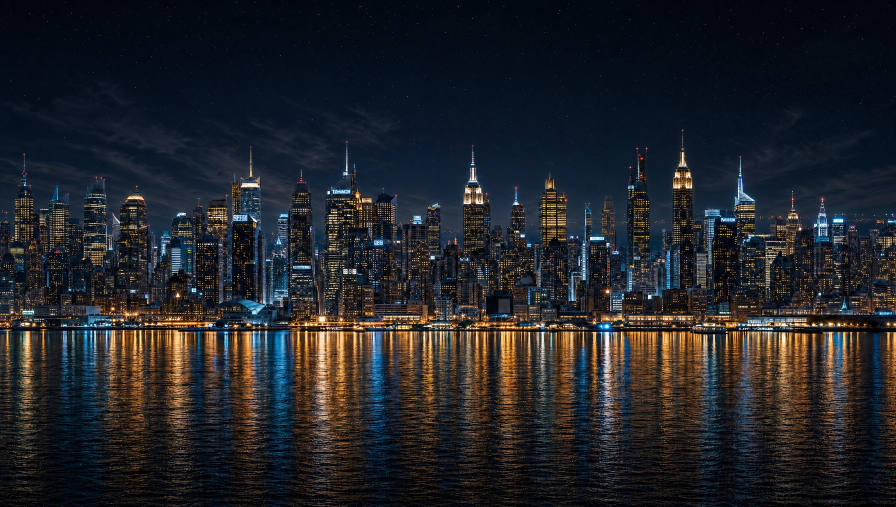
#> input picture javascript/packages/prototypes/ai-slop/studio-background/studio-background-gameshow-2/src/assets/background-city-sky.jpg, 2688 x 1520 px, given in place of background-city-sky.png, which was not available (shown at 1/3 size)
$ python build-water.py
#> lines starting #> are read from the running program, lines starting #| are printed output that depends on the picture; pictures that were not available may be replaced by others from this repository, and a replacement may not be noted
"""Cuts the water out of assets/background-city-sky.png for the water band.

The water starts below the dark pier strip and its shadow (rows 978-995); the city crop
(scripts/build-skyline.py) ends above that strip. The plate gets seamless left and right edges:
the shader tiles it around the horizon.
Run: python3 scripts/build-water.py
"""
from pathlib import Path

import numpy as np
from PIL import Image

ROOT = Path(__file__).resolve().parent.parent
SOURCE = ROOT / "assets/background-city-sky.png"
WATER_OUT = ROOT / "src/assets/background-water.jpg"

WATER_START = 996
SEAM_BLEND = 0.08


def seamless(image):
    """Cross-fades the right edge into the left one so that the plate tiles horizontally."""
    width = image.shape[1]
#> width = 2688
    blend = int(width * SEAM_BLEND)
#> blend = 215
    core = image[:, : width - blend].copy()
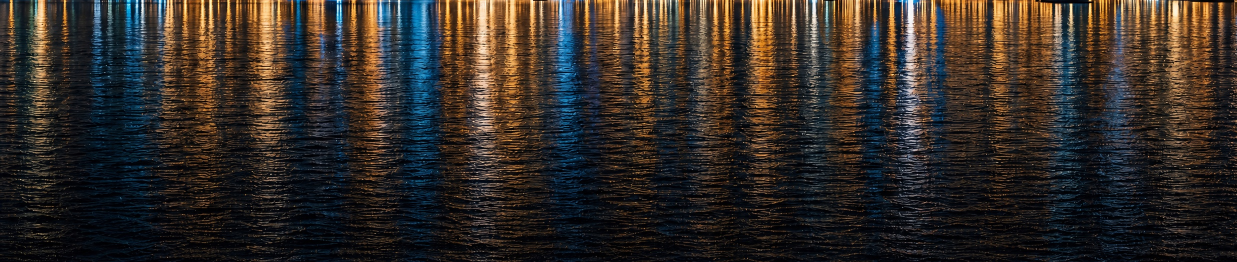
#> core: shape (524, 2473, 3) float32 (shown at 1/2 size); mean of channels 0, 1, 2 0.2, 0.174, 0.155; drawn as R, G, B
    tail = image[:, width - blend :]
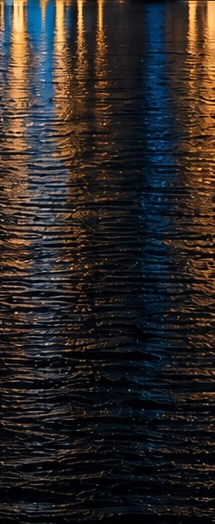
#> tail: shape (524, 215, 3) float32; mean of channels 0, 1, 2 0.172, 0.152, 0.146; drawn as R, G, B
    ramp = np.linspace(0.0, 1.0, blend, dtype=np.float32)[None, :, None]
#> ramp = 215 values from 0 to 1
    core[:, :blend] = tail * (1.0 - ramp) + core[:, :blend] * ramp
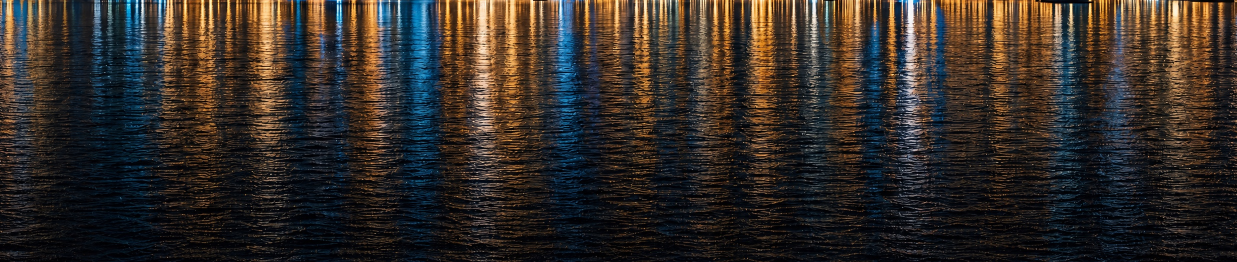
#> core: shape (524, 2473, 3) float32 (shown at 1/2 size); mean of channels 0, 1, 2 0.202, 0.175, 0.157; drawn as R, G, B
    return core


photo = np.asarray(Image.open(SOURCE).convert("RGB")).astype(np.float32) / 255.0
tile = seamless(photo[WATER_START:])
Image.fromarray((np.clip(tile, 0, 1) * 255 + 0.5).astype(np.uint8)).save(WATER_OUT, quality=90)
print(f"{WATER_OUT.relative_to(ROOT)}: {tile.shape[1]}x{tile.shape[0]}")
#| src/assets/background-water.jpg: 2473x524
